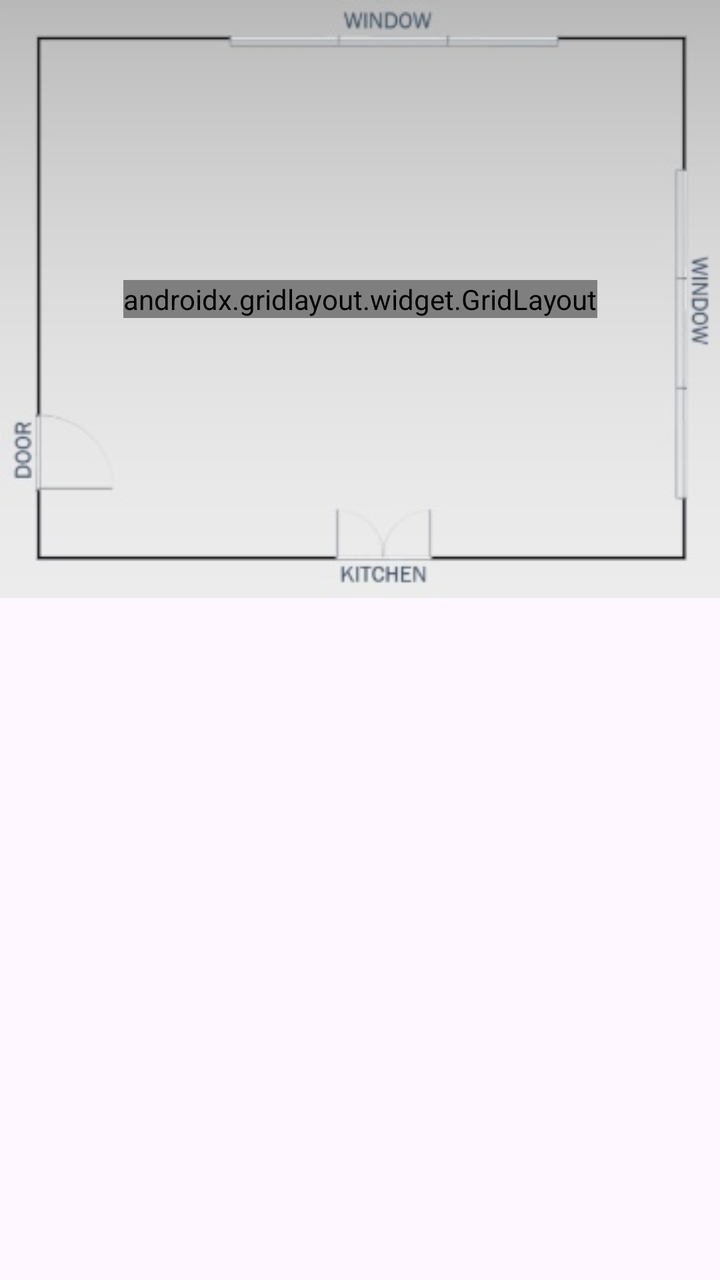
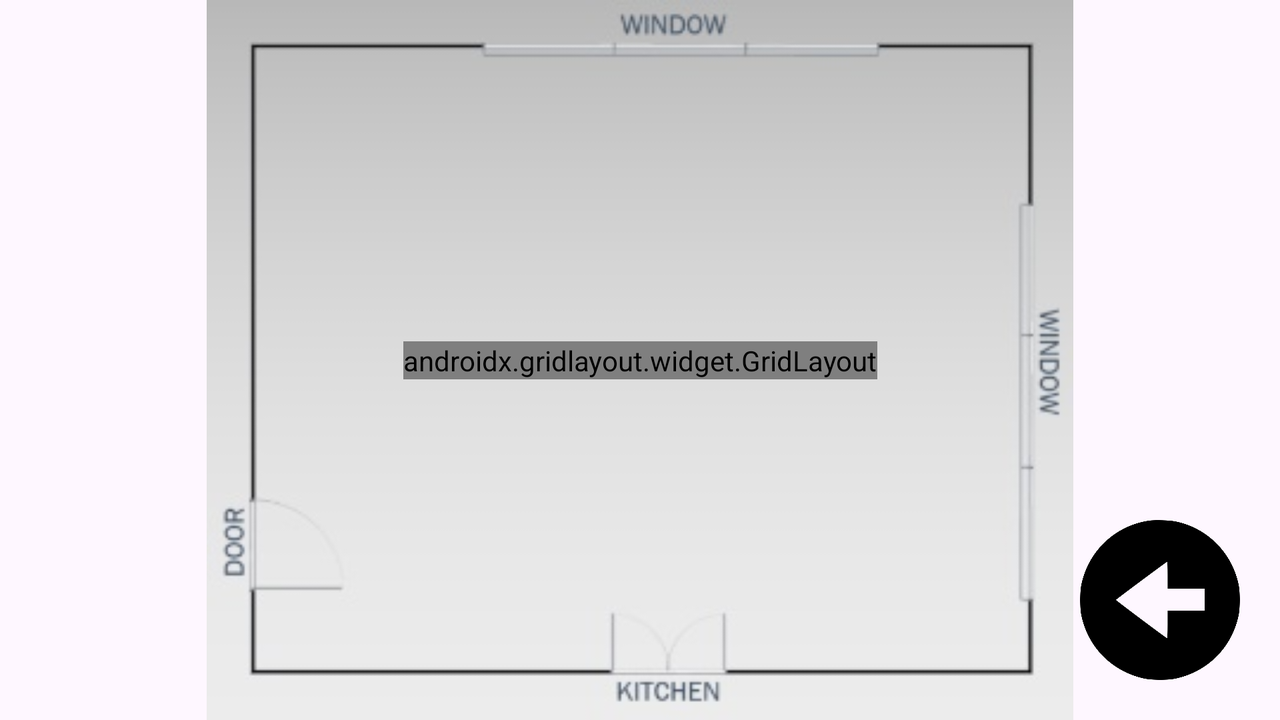

Two renders of one Android screen. The first uses the default layout on a phone; the second uses the alternative layout the repository ships for a different screen configuration, on a matching device. The two XML files are below.
<!-- AndroidManifest.xml: application theme Theme.Reserver -->
<!-- res/layout/activity_floor_plan.xml -->
<?xml version="1.0" encoding="utf-8"?>
<androidx.constraintlayout.widget.ConstraintLayout
        xmlns:android="http://schemas.android.com/apk/res/android"
        xmlns:app="http://schemas.android.com/apk/res-auto"
        xmlns:tools="http://schemas.android.com/tools"
        android:layout_width="match_parent"
        android:layout_height="match_parent"
        android:id="@+id/floor_plan_activity" >

    <ImageView
            android:id="@+id/imageView0"
            android:layout_width="match_parent"
            android:layout_height="wrap_content"
            android:adjustViewBounds="true"
            android:contentDescription="@string/floor_plan_of_restaurant_image_description"
            app:layout_constraintLeft_toLeftOf="parent"
            app:layout_constraintTop_toTopOf="parent"
            app:srcCompat="@drawable/overhead"/>



    <androidx.gridlayout.widget.GridLayout
            android:id="@+id/light_grid"
            android:layout_width="wrap_content"
            android:layout_height="wrap_content"
            android:layout_margin="25dp"
            app:columnCount="5"
            app:layout_constraintLeft_toLeftOf="@+id/imageView0"
            app:layout_constraintTop_toTopOf="@+id/imageView0"
            app:layout_constraintRight_toRightOf="@+id/imageView0"
            app:layout_constraintBottom_toBottomOf="@id/imageView0"
            app:rowCount="4"
            app:useDefaultMargins="true"
            android:layout_marginStart="60dp"
            android:layout_marginTop="44dp">

        <ImageView
                android:id="@+id/imageView1"
                android:layout_width="50dp"
                android:layout_height="50dp"
                android:contentDescription="@string/table_image_description"
                app:srcCompat="@drawable/round_solid" />

        <ImageView
                android:id="@+id/imageView2"
                android:layout_width="50dp"
                android:layout_height="50dp"
                android:contentDescription="@string/booth_image_description"
                app:srcCompat="@drawable/rectangle_faded" />

        <ImageView
                android:id="@+id/imageView3"
                android:layout_width="50dp"
                android:layout_height="50dp"
                android:contentDescription="@string/booth_image_description"
                app:srcCompat="@drawable/rectangle_faded" />

        <ImageView
                android:id="@+id/imageView4"
                android:layout_width="50dp"
                android:layout_height="50dp"
                android:contentDescription="@string/booth_image_description"
                app:srcCompat="@drawable/rectangle_faded" />

        <ImageView
                android:id="@+id/imageView5"
                android:layout_width="50dp"
                android:layout_height="50dp"
                android:visibility="invisible"
                android:contentDescription="@string/booth_image_description"
                app:srcCompat="@drawable/rectangle_faded" />

        <ImageView
                android:id="@+id/imageView6"
                android:layout_width="50dp"
                android:layout_height="50dp"
                android:contentDescription="@string/table_image_description"
                android:visibility="invisible"
                app:srcCompat="@drawable/round_solid" />

        <ImageView
                android:id="@+id/imageView7"
                android:layout_width="50dp"
                android:layout_height="50dp"

                android:contentDescription="@string/table_image_description"
                app:srcCompat="@drawable/round_solid" />

        <ImageView
                android:id="@+id/imageView8"
                android:layout_width="50dp"
                android:layout_height="50dp"
                android:contentDescription="@string/table_image_description"
                android:visibility="invisible"
                app:srcCompat="@drawable/round_solid" />

        <ImageView
                android:id="@+id/imageView9"
                android:layout_width="50dp"
                android:layout_height="50dp"
                android:contentDescription="@string/table_image_description"
                app:srcCompat="@drawable/round_solid" />

        <ImageView
                android:id="@+id/imageView10"
                android:layout_width="50dp"
                android:layout_height="50dp"
                android:contentDescription="@string/booth_image_description"
                app:srcCompat="@drawable/rectangle_faded" />

        <ImageView
                android:id="@+id/imageView11"
                android:layout_width="50dp"
                android:layout_height="50dp"
                android:contentDescription="@string/table_image_description"
                app:srcCompat="@drawable/round_solid" />

        <ImageView
                android:id="@+id/imageView12"
                android:layout_width="50dp"
                android:layout_height="50dp"
                android:contentDescription="@string/table_image_description"
                android:visibility="invisible"
                app:srcCompat="@drawable/round_solid" />

        <ImageView
                android:id="@+id/imageView13"
                android:layout_width="50dp"
                android:layout_height="50dp"
                android:visibility="invisible"
                android:contentDescription="@string/table_image_description"
                app:srcCompat="@drawable/round_solid" />

        <ImageView
                android:id="@+id/imageView14"
                android:layout_width="50dp"
                android:layout_height="50dp"
                android:contentDescription="@string/table_image_description"
                android:visibility="invisible"
                app:srcCompat="@drawable/round_solid" />

        <ImageView
                android:id="@+id/imageView15"
                android:layout_width="50dp"
                android:layout_height="50dp"
                android:contentDescription="@string/booth_image_description"
                app:srcCompat="@drawable/rectangle_faded" />

        <ImageView
                android:id="@+id/imageView16"
                android:layout_width="50dp"
                android:layout_height="50dp"
                android:visibility="invisible"
                android:contentDescription="@string/table_image_description"
                app:srcCompat="@drawable/round_solid" />

        <ImageView
                android:id="@+id/imageView17"
                android:layout_width="50dp"
                android:layout_height="50dp"

                android:contentDescription="@string/table_image_description"
                app:srcCompat="@drawable/round_solid" />

        <ImageView
                android:id="@+id/imageView18"
                android:layout_width="50dp"
                android:layout_height="50dp"
                android:visibility="invisible"
                android:contentDescription="@string/table_image_description"
                app:srcCompat="@drawable/round_solid" />

        <ImageView
                android:id="@+id/imageView19"
                android:layout_width="50dp"
                android:layout_height="50dp"
                android:contentDescription="@string/table_image_description"
                app:srcCompat="@drawable/round_solid" />

        <ImageView
                android:id="@+id/imageView20"
                android:layout_width="50dp"
                android:layout_height="50dp"
                android:contentDescription="@string/booth_image_description"
                app:srcCompat="@drawable/rectangle_faded" />

    </androidx.gridlayout.widget.GridLayout>

</androidx.constraintlayout.widget.ConstraintLayout>
<!-- resources referenced by this layout -->
<resources>
  <!-- drawable overhead: png bitmap (drawable, 18471 bytes) -->
  <!-- drawable rectangle_faded: png bitmap (drawable, 21157 bytes) -->
  <!-- drawable round_solid: png bitmap (drawable, 87151 bytes) -->
  <string name="booth_image_description">booth</string>
  <string name="floor_plan_of_restaurant_image_description">floor plan of restaurant</string>
  <string name="table_image_description">table</string>
  <style name="Theme.Reserver" parent="Base.Theme.Reserver" />
  <style name="Base.Theme.Reserver" parent="Theme.Material3.DayNight">
          
          
      </style>
</resources>
<!-- res/layout-land/activity_floor_plan.xml (the repository's variant of the layout above) -->
<!-- drawn on the phone turned sideways -->
<?xml version="1.0" encoding="utf-8"?>
<androidx.constraintlayout.widget.ConstraintLayout
        xmlns:android="http://schemas.android.com/apk/res/android"
        xmlns:app="http://schemas.android.com/apk/res-auto"
        xmlns:tools="http://schemas.android.com/tools"
        android:layout_width="match_parent"
        android:layout_height="match_parent"
        android:id="@+id/floor_plan_activity">
    <ImageView
            android:id="@+id/imageView0"
            android:layout_width="match_parent"
            android:layout_height="wrap_content"
            android:adjustViewBounds="true"
            android:contentDescription="@string/floor_plan_of_restaurant_image_description"
            app:layout_constraintLeft_toLeftOf="parent"
            app:layout_constraintTop_toTopOf="parent"
            app:srcCompat="@drawable/overhead"/>



    <androidx.gridlayout.widget.GridLayout
            android:id="@+id/light_grid"
            android:layout_width="wrap_content"
            android:layout_height="wrap_content"
            android:layout_margin="25dp"
            app:columnCount="5"
            app:layout_constraintLeft_toLeftOf="@+id/imageView0"
            app:layout_constraintTop_toTopOf="@+id/imageView0"
            app:layout_constraintRight_toRightOf="@+id/imageView0"
            app:layout_constraintBottom_toBottomOf="@id/imageView0"
            app:rowCount="4"
            app:useDefaultMargins="true"
            android:layout_marginStart="60dp"
            android:layout_marginTop="44dp">

        <ImageView
                android:id="@+id/imageView1"
                android:layout_width="50dp"
                android:layout_height="50dp"
                android:contentDescription="@string/table_image_description"
                app:srcCompat="@drawable/round_solid" />

        <ImageView
                android:id="@+id/imageView2"
                android:layout_width="50dp"
                android:layout_height="50dp"
                android:contentDescription="@string/booth_image_description"
                app:srcCompat="@drawable/rectangle_faded" />

        <ImageView
                android:id="@+id/imageView3"
                android:layout_width="50dp"
                android:layout_height="50dp"
                android:contentDescription="@string/booth_image_description"
                app:srcCompat="@drawable/rectangle_faded" />

        <ImageView
                android:id="@+id/imageView4"
                android:layout_width="50dp"
                android:layout_height="50dp"
                android:contentDescription="@string/booth_image_description"
                app:srcCompat="@drawable/rectangle_faded" />

        <ImageView
                android:id="@+id/imageView5"
                android:layout_width="50dp"
                android:layout_height="50dp"
                android:visibility="invisible"
                android:contentDescription="@string/booth_image_description"
                app:srcCompat="@drawable/rectangle_faded" />

        <ImageView
                android:id="@+id/imageView6"
                android:layout_width="50dp"
                android:layout_height="50dp"
                android:contentDescription="@string/table_image_description"
                android:visibility="invisible"
                app:srcCompat="@drawable/round_solid" />

        <ImageView
                android:id="@+id/imageView7"
                android:layout_width="50dp"
                android:layout_height="50dp"

                android:contentDescription="@string/table_image_description"
                app:srcCompat="@drawable/round_solid" />

        <ImageView
                android:id="@+id/imageView8"
                android:layout_width="50dp"
                android:layout_height="50dp"
                android:contentDescription="@string/table_image_description"
                android:visibility="invisible"
                app:srcCompat="@drawable/round_solid" />

        <ImageView
                android:id="@+id/imageView9"
                android:layout_width="50dp"
                android:layout_height="50dp"
                android:contentDescription="@string/table_image_description"
                app:srcCompat="@drawable/round_solid" />

        <ImageView
                android:id="@+id/imageView10"
                android:layout_width="50dp"
                android:layout_height="50dp"
                android:contentDescription="@string/booth_image_description"
                app:srcCompat="@drawable/rectangle_faded" />

        <ImageView
                android:id="@+id/imageView11"
                android:layout_width="50dp"
                android:layout_height="50dp"
                android:contentDescription="@string/table_image_description"
                app:srcCompat="@drawable/round_solid" />

        <ImageView
                android:id="@+id/imageView12"
                android:layout_width="50dp"
                android:layout_height="50dp"
                android:contentDescription="@string/table_image_description"
                android:visibility="invisible"
                app:srcCompat="@drawable/round_solid" />

        <ImageView
                android:id="@+id/imageView13"
                android:layout_width="50dp"
                android:layout_height="50dp"
                android:visibility="invisible"
                android:contentDescription="@string/table_image_description"
                app:srcCompat="@drawable/round_solid" />

        <ImageView
                android:id="@+id/imageView14"
                android:layout_width="50dp"
                android:layout_height="50dp"
                android:contentDescription="@string/table_image_description"
                android:visibility="invisible"
                app:srcCompat="@drawable/round_solid" />

        <ImageView
                android:id="@+id/imageView15"
                android:layout_width="50dp"
                android:layout_height="50dp"
                android:contentDescription="@string/booth_image_description"
                app:srcCompat="@drawable/rectangle_faded" />

        <ImageView
                android:id="@+id/imageView16"
                android:layout_width="50dp"
                android:layout_height="50dp"
                android:visibility="invisible"
                android:contentDescription="@string/table_image_description"
                app:srcCompat="@drawable/round_solid" />

        <ImageView
                android:id="@+id/imageView17"
                android:layout_width="50dp"
                android:layout_height="50dp"

                android:contentDescription="@string/table_image_description"
                app:srcCompat="@drawable/round_solid" />

        <ImageView
                android:id="@+id/imageView18"
                android:layout_width="50dp"
                android:layout_height="50dp"
                android:visibility="invisible"
                android:contentDescription="@string/table_image_description"
                app:srcCompat="@drawable/round_solid" />

        <ImageView
                android:id="@+id/imageView19"
                android:layout_width="50dp"
                android:layout_height="50dp"
                android:contentDescription="@string/table_image_description"
                app:srcCompat="@drawable/round_solid" />

        <ImageView
                android:id="@+id/imageView20"
                android:layout_width="50dp"
                android:layout_height="50dp"
                android:contentDescription="@string/booth_image_description"
                app:srcCompat="@drawable/rectangle_faded" />



    </androidx.gridlayout.widget.GridLayout>

    <ImageView
            android:id="@+id/imageView25"
            android:layout_width="80dp"
            android:layout_height="80dp"
            android:layout_marginEnd="40dp"
            android:onClick="returnToMain"
            app:srcCompat="@drawable/back_button"
            app:layout_constraintEnd_toEndOf="parent"
            app:layout_constraintBottom_toBottomOf="parent"
            tools:layout_editor_absoluteY="249dp"
            android:layout_margin="20dp"/>

</androidx.constraintlayout.widget.ConstraintLayout>
<!-- resources referenced by the variant -->
<!-- as the phone turned sideways resolves them -->
<resources>
  <!-- drawable back_button: png bitmap (drawable, 37347 bytes) -->
  <!-- drawable overhead: png bitmap (drawable, 18471 bytes) -->
  <!-- drawable rectangle_faded: png bitmap (drawable, 21157 bytes) -->
  <!-- drawable round_solid: png bitmap (drawable, 87151 bytes) -->
  <string name="booth_image_description">booth</string>
  <string name="floor_plan_of_restaurant_image_description">floor plan of restaurant</string>
  <string name="table_image_description">table</string>
  <style name="Theme.Reserver" parent="Base.Theme.Reserver" />
  <style name="Base.Theme.Reserver" parent="Theme.Material3.DayNight">
          
          
      </style>
</resources>
